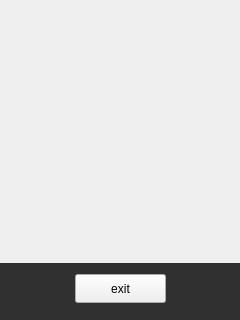
<?xml version="1.0" encoding="UTF-8"?>
<ui version="4.0">
 <class>EndlessLoopTest</class>
 <widget class="QWidget" name="EndlessLoopTest">
  <property name="geometry">
   <rect>
    <x>0</x>
    <y>0</y>
    <width>240</width>
    <height>320</height>
   </rect>
  </property>
  <property name="windowTitle">
   <string>Form</string>
  </property>
  <widget class="QLabel" name="label_4">
   <property name="geometry">
    <rect>
     <x>20</x>
     <y>211</y>
     <width>201</width>
     <height>31</height>
    </rect>
   </property>
   <property name="font">
    <font>
     <pointsize>12</pointsize>
    </font>
   </property>
   <property name="text">
    <string/>
   </property>
  </widget>
  <widget class="QLabel" name="label_2">
   <property name="geometry">
    <rect>
     <x>20</x>
     <y>111</y>
     <width>201</width>
     <height>31</height>
    </rect>
   </property>
   <property name="font">
    <font>
     <pointsize>12</pointsize>
    </font>
   </property>
   <property name="text">
    <string/>
   </property>
  </widget>
  <widget class="QLabel" name="label">
   <property name="geometry">
    <rect>
     <x>20</x>
     <y>51</y>
     <width>201</width>
     <height>31</height>
    </rect>
   </property>
   <property name="font">
    <font>
     <pointsize>12</pointsize>
    </font>
   </property>
   <property name="text">
    <string/>
   </property>
  </widget>
  <widget class="QLabel" name="label_3">
   <property name="geometry">
    <rect>
     <x>20</x>
     <y>161</y>
     <width>201</width>
     <height>31</height>
    </rect>
   </property>
   <property name="font">
    <font>
     <pointsize>12</pointsize>
    </font>
   </property>
   <property name="text">
    <string/>
   </property>
  </widget>
  <widget class="QPushButton" name="pushButton">
   <property name="geometry">
    <rect>
     <x>75</x>
     <y>274</y>
     <width>91</width>
     <height>29</height>
    </rect>
   </property>
   <property name="text">
    <string>exit</string>
   </property>
  </widget>
  <widget class="QLabel" name="label_5">
   <property name="geometry">
    <rect>
     <x>0</x>
     <y>263</y>
     <width>241</width>
     <height>58</height>
    </rect>
   </property>
   <property name="styleSheet">
    <string notr="true">background-color: rgb(48, 48, 48);</string>
   </property>
   <property name="text">
    <string/>
   </property>
  </widget>
  <zorder>label_4</zorder>
  <zorder>label_2</zorder>
  <zorder>label</zorder>
  <zorder>label_3</zorder>
  <zorder>label_5</zorder>
  <zorder>pushButton</zorder>
 </widget>
 <resources/>
 <connections/>
</ui>
